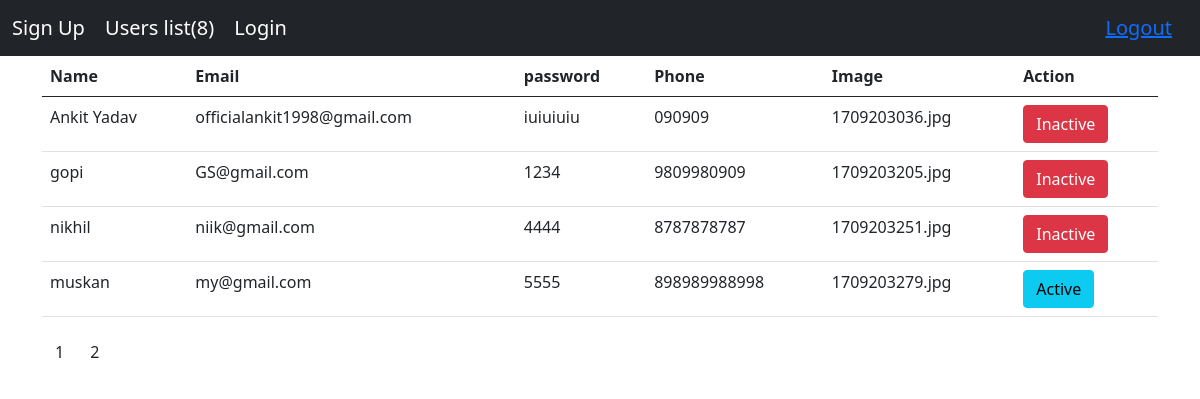
/users_list.php, run on the app's committed database.
### tables this page shows
CREATE TABLE `users` (
  `id` int NOT NULL,
  `name` varchar(255) DEFAULT NULL,
  `email` varchar(255) DEFAULT NULL,
  `password` text,
  `phone` varchar(255) NOT NULL,
  `image` text,
  `created_date` datetime NOT NULL DEFAULT CURRENT_TIMESTAMP,
  `updated_date` datetime NOT NULL DEFAULT CURRENT_TIMESTAMP,
  `is_active` int NOT NULL DEFAULT '1'
);

### users_list.php (the view, shortened to what this page needs)
<?php
include('./connection.php');
$query ="SELECT COUNT(id) as total_count FROM `users` ";
$result=mysqli_query($connection,$query);
$number ='';
while($row =mysqli_fetch_assoc($result)){
  $number =$row;
}
$total_records =$number['total_count'];
$limit = 4;
$total_page =ceil($total_records / $limit);
$current_page = 1;
$offset =($current_page - 1) * $limit;
$query ='SELECT * FROM users limit '.$limit.' OFFSET '.$offset ;
$result =mysqli_query($connection,$query);
$output =[];
while($row =mysqli_fetch_assoc($result)){
    $output[] =$row;
}
?>
<!DOCTYPE html>
<html lang="en">
<html lang="en">
<head>
<link href="https://cdn.jsdelivr.net/npm/bootstrap@5.0.2/dist/css/bootstrap.min.css" rel="stylesheet">
</head>
<body>
<?php include('./navbar.php'); ?>
<div class="container">
  <table class="table">
    <thead>
      <tr>
        <th>Name</th>
        <th>Email</th>
        <th>password</th>
        <th>Phone</th>
        <th>Image</th>
        <th>Action</th>
      </tr>
    </thead>
    <tbody>
     <?php foreach($output as $key => $value){ ?>
        <tr>
            <td><?php echo $value['name']; ?></td>
            <td><?php echo $value['email']; ?></td>
            <td><?php echo $value['password']; ?></td>
            <td><?php echo $value['phone']; ?></td>
            <td><?php echo $value['image']; ?></td>
            <td>
              <?php if($value['is_active'] == 1){ ?>
              <a href="http://localhost/app_chat/status_server.php?status=1&id=<?php echo $value['id']; ?>" class="btn btn-danger" role="button">Inactive</a></td>
              <?php } else{ ?>
              <a href="http://localhost/app_chat/status_server.php?status=0&id=<?php echo $value['id']; ?>" class="btn btn-info" role="button">Active</a></td>
              <?php } ?>
       </tr>
     <?php } ?>
    </tbody>
  </table>
  <ul class="pagination" ?>
      <?php for($i=1; $i<=$total_page; $i++){ ?>
      <li><a type="button" class="btn btn-submit" href="http://localhost/app_chat/users_list.php?page=<?php echo $i; ?>"><?php echo $i; ?></a></li>
      <?php } ?>
    </ul>
</div>
</body>
</html>

### navbar.php (shortened to what this page needs)
<?php
include('./connection.php');
$query =" SELECT COUNT(id) as total_count FROM `users` ";
$result =mysqli_query($connection,$query);
$count ='';
while($row=mysqli_fetch_assoc($result)){
    $count =$row['total_count'];
}
?>
<nav class="navbar navbar-dark bg-dark">
  <div class="container-fluid">
    <div class="navbar-header">
      <a class="navbar-brand" href="http://localhost/app_chat/sign.php">Sign Up</a>
      <a class="navbar-brand" href="http://localhost/app_chat/users_list.php">Users list(<?php echo $count; ?>)</a>
      <a class="navbar-brand" href="http://localhost/app_chat/login.php">Login</a>
    </div>
    <ul class="nav navbar-nav">
      <li class="navbar-brand"><a href="http://localhost/app_chat/logout.php">Logout</a></li>
    </ul>
  </div>
</nav>

### data on the page
users: name "Ankit Yadav", email "officialankit1998@gmail.com", password "iuiuiuiu", phone "090909", image "1709203036.jpg"
users: name "gopi", email "GS@gmail.com", password "1234", phone "9809980909", image "1709203205.jpg"
users: name "nikhil", email "niik@gmail.com", password "4444", phone "8787878787", image "1709203251.jpg"
users: name "muskan", email "my@gmail.com", password "5555", phone "898989988998", image "1709203279.jpg"

### other printed values
$count "8"
